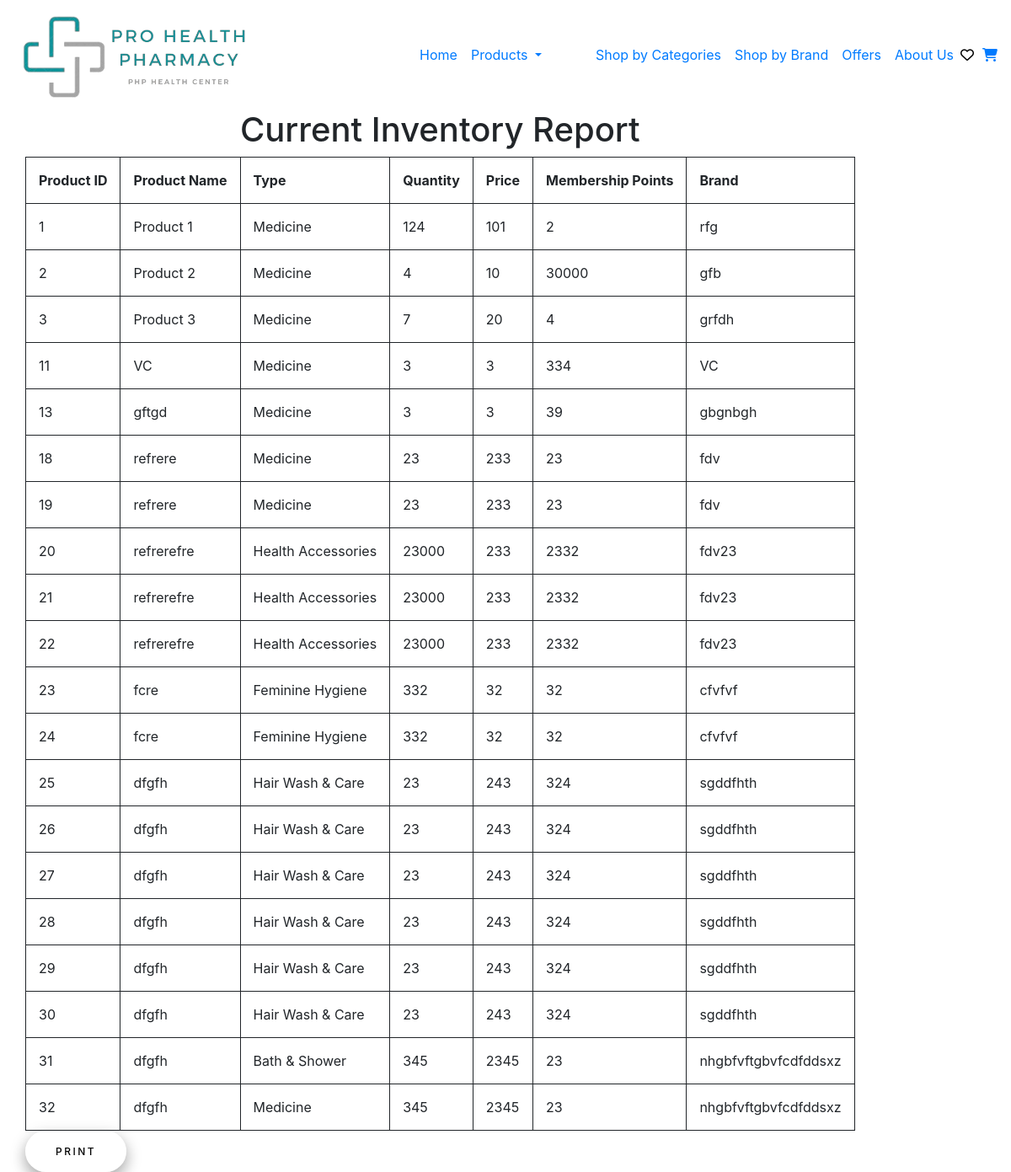
The app's page /Reports/CurrentInventoryReport.php with its own data.
### Reports/CurrentInventoryReport.php (the view, shortened to what this page needs)
<?php
include '../header.php';
?>
<!DOCTYPE html>
    <html lang="en">
    <head>
    <link rel="stylesheet" href="../css/Report.css" />
</head>
<body>
    <main>
    <?php
include '../Connection/init.php';
$stmt = $db->prepare("SELECT * FROM `product data`");
$stmt->execute();
$product = $stmt->fetchAll(PDO::FETCH_ASSOC);
?>
<div class="container">
    <div class="row">
        <div class="col-x1-12">
            <h1 style="text-align: center">Current Inventory Report</h1>
                <table>
                        <tr>
                            <th>Product ID</th>
                            <th>Product Name</th>
                            <th>Type</th>
                            <th>Quantity</th>
                            <th>Price</th>
                            <th>Membership Points</th>
                            <th>Brand</th>
                        </tr>
        <tbody>
<?php
foreach ($product as $product) {
    $ProductID = $product['ProductID'];
    $Name = $product['Name'];
    $Type = $product['Type'];
    $Quantity = $product['Quantity'];
    $Price = $product['Price'];
    $Points = $product['Points'];
    $Brand = $product['Brand'];
?>
        <tr>
            <td><?php echo $ProductID ?></td>
            <td><?php echo $Name ?></td>
            <td><?php echo $Type ?></td>
            <td><?php echo $Quantity ?></td>
            <td><?php echo $Price ?></td>
            <td><?php echo $Points ?></td>
            <td><?php echo $Brand ?></td>
        <tr>
        <?php } ?>
        </tbody>
        </div>
    </div>
</div>
<button onclick="window.print()" class="Print">Print</button>
</main>
</html>

### css/main.css (style rules this page uses)
* { box-sizing: border-box; }

### css/Report.css (style rules this page uses)
table, th, td { padding: 15px; text-align: left; border: 1px solid; }
.Print { padding: 1.3em 3em; font-size: 12px; text-transform: uppercase; letter-spacing: 2.5px; font-weight: 500; color: #000; background-color: rgba(255, 255, 255, 0.431); border: none; border-radius: 45px; box-shadow: 0 8px 16px 0 rgba(0,0,0,0.2), 0 6px 20px 0 rgba(0,0,0,0.19); transition: all 0.3s ease 0s; cursor: pointer; outline: none; text-align: center; display: flex; justify-content: center; align-items: center; }

### records on screen
product data: ProductID "1", Name "Product 1", Type "Medicine", Quantity "124", Price "101", Points "2", Brand "rfg"
product data: ProductID "2", Name "Product 2", Type "Medicine", Quantity "4", Price "10", Points "30000", Brand "gfb"
product data: ProductID "3", Name "Product 3", Type "Medicine", Quantity "7", Price "20", Points "4", Brand "grfdh"
product data: ProductID "11", Name "VC", Type "Medicine", Quantity "3", Price "3", Points "334", Brand "VC"
product data: ProductID "13", Name "gftgd", Type "Medicine", Quantity "3", Price "3", Points "39", Brand "gbgnbgh"
product data: ProductID "18", Name "refrere", Type "Medicine", Quantity "23", Price "233", Points "23", Brand "fdv"
product data: ProductID "19", Name "refrere", Type "Medicine", Quantity "23", Price "233", Points "23", Brand "fdv"
product data: ProductID "20", Name "refrerefre", Type "Health Accessories", Quantity "23000", Price "233", Points "2332", Brand "fdv23"
product data: ProductID "21", Name "refrerefre", Type "Health Accessories", Quantity "23000", Price "233", Points "2332", Brand "fdv23"
product data: ProductID "22", Name "refrerefre", Type "Health Accessories", Quantity "23000", Price "233", Points "2332", Brand "fdv23"
product data: ProductID "23", Name "fcre", Type "Feminine Hygiene", Quantity "332", Price "32", Points "32", Brand "cfvfvf"
product data: ProductID "24", Name "fcre", Type "Feminine Hygiene", Quantity "332", Price "32", Points "32", Brand "cfvfvf"
product data: ProductID "25", Name "dfgfh", Type "Hair Wash & Care", Quantity "23", Price "243", Points "324", Brand "sgddfhth"
product data: ProductID "26", Name "dfgfh", Type "Hair Wash & Care", Quantity "23", Price "243", Points "324", Brand "sgddfhth"
product data: ProductID "27", Name "dfgfh", Type "Hair Wash & Care", Quantity "23", Price "243", Points "324", Brand "sgddfhth"
product data: ProductID "28", Name "dfgfh", Type "Hair Wash & Care", Quantity "23", Price "243", Points "324", Brand "sgddfhth"
product data: ProductID "29", Name "dfgfh", Type "Hair Wash & Care", Quantity "23", Price "243", Points "324", Brand "sgddfhth"
product data: ProductID "30", Name "dfgfh", Type "Hair Wash & Care", Quantity "23", Price "243", Points "324", Brand "sgddfhth"
product data: ProductID "31", Name "dfgfh", Type "Bath & Shower", Quantity "345", Price "2345", Points "23", Brand "nhgbfvftgbvfcdfddsxz"
product data: ProductID "32", Name "dfgfh", Type "Medicine", Quantity "345", Price "2345", Points "23", Brand "nhgbfvftgbvfcdfddsxz"
